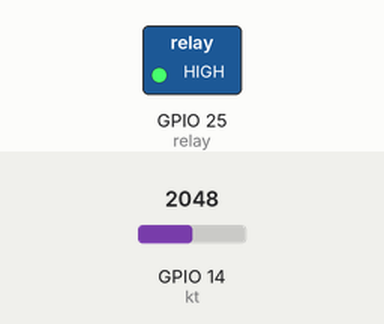
Simulated run of this sketch. Board: ESP32. On the bench: switched loads named in the sketch (green lamp = pin HIGH). The inputs (shaded band) are chosen by the test bench; at power-on: GPIO 14 (kt) = 2048. What the sketch prints to the serial monitor is not drawn.

Above: at 2.8 s.
2.9 s: GPIO 14 (kt) set to 2840
7.2 s: GPIO 14 (kt) set to 2961
At 10.5 s:
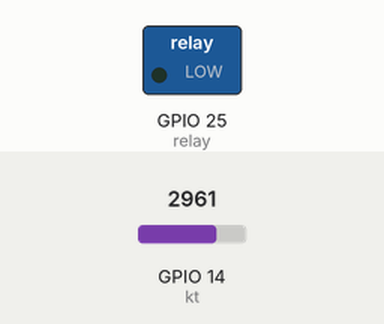
11.5 s: GPIO 14 (kt) set to 2866
At 14.8 s:
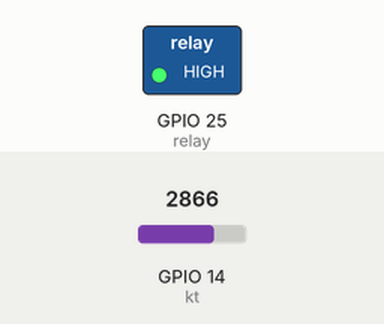
15.5 s: GPIO 14 (kt) set to 3603
At 19.1 s:
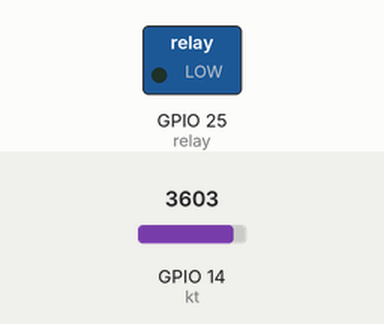
Timing chart, 0 to 20.5 s (numbered marks = the images above; inputs shaded):
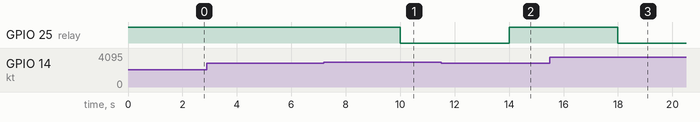

Measured:
- the behaviour switches between 2890 and 2891 on GPIO 14 (kt) (found by bisection; images 0 and 1)
- after the input at 2.9 s, every drawn part: stays the same
- after the input at 7.2 s, GPIO 25 (relay): HIGH → LOW after 2.8 s
- after the input at 11.5 s, GPIO 25 (relay): LOW → HIGH after 2.5 s
- after the input at 15.5 s, GPIO 25 (relay): HIGH → LOW after 2.5 s

The sketch:

Kalibrasi_Nilai_Sensor_Moisture.ino
```cpp
#define kt 14
#define relay 25

void setup() {
  Serial.begin(9600);
  pinMode(kt, INPUT);
  pinMode(relay, OUTPUT);
  digitalWrite(relay, HIGH); //OFF
}

void loop() {
  int ADC = analogRead(kt);
  ADC = map(ADC, 4095, 0, 0, 1023);
  Serial.print(ADC);
  delay(2000);
  if (ADC <= 300) {
    digitalWrite(relay, LOW); //POMPA ON
  }
  else {
    digitalWrite(relay, HIGH); //POMPA OFF
  }
}
```
